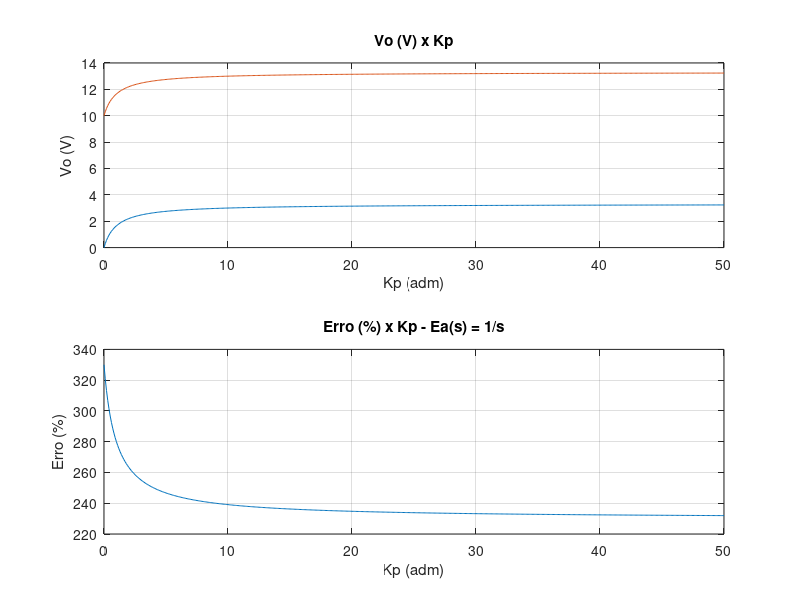

Write the MATLAB code that produced this figure.
close all;
clc;
Kp = 0:0.1:50;
Vi = 3.3;
Vo = (10e3 .* Kp .* Vi)./(10e3 .* ( 1 + Kp));
subplot(2,1,1)
plot(Kp, Vo);
hold on;
plot(Kp, Vo+10);
title('Vo (V) x Kp');
ylabel('Vo (V)'); xlabel('Kp (adm)');
% ylim([0 Vi+0.1]);
% xlim([-1 51]);
grid on
erroRegime =  100 .* (3.3 - (3.3 .* 10e3.*Kp)./( 3.3 .* 10e3.*(1 + Kp)));
%figure;
subplot(2,1,2)
plot(Kp,erroRegime);
title('Erro (%) x Kp - Ea(s) = 1/s');
ylabel('Erro (%)'); xlabel('Kp (adm)');
grid